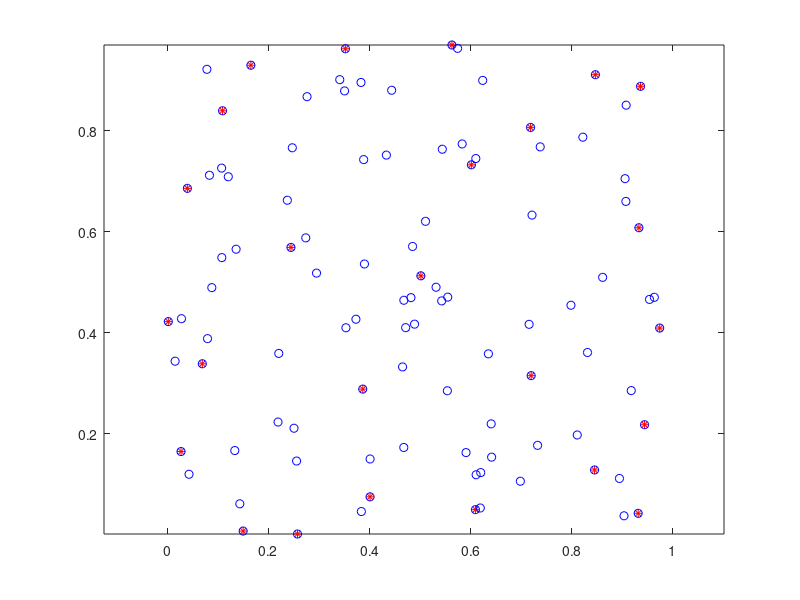

The MATLAB script that drew this image:
close all
clear all
clc

n = 100;

x = rand(n,2);
%x = [x 1./x];
%x = x./repmat(max(x),n,1);

ids = 1:n;
[xmin1, idsxmin1] = min(x(:,1));
[xmin2, idsxmin2] = min(x(:,2));

k = 25;

% tic
% combins = combnk(ids,k);
% combins = combins.*(repmat(((any(combins==idsxmin1,2)).*(any(combins==idsxmin2,2)))==1,1,k));
% 
% prm = combnk(1:k,2);
% 
% combins(combins(:,1)==0,:) = [];
% 
% nrg = zeros(size(combins,1),1);
% length(nrg)
% 
% 
% for p = 1:size(combins,1)
%     nrg(p) = sum(1./sum(abs(x(combins(p,prm(:,1)),:)-x(combins(p,prm(:,2)),:)),2));
% end
% toc
% 
% [nrg,idold]=sort(nrg);
% combins = combins(idold,:);
% 
% plot3(x(combins(1,:),1),x(combins(1,:),2),ones(k,1).*nrg(1),'r*');
% hold on

tic
idsel = zeros(k,1);
idsel(1) = idsxmin1; 
idsel(2) = idsxmin2;
nrgsel= 1./sum((x(idsel(1),:)-x(idsel(2),:)).^2)
%nrgsel= sum(1./sum(abs(x(idsel(1),:)-x(idsel(2),:)),2));
idtry = ids;
idtry(idtry==idsxmin1) = [];
idtry(idtry==idsxmin2) = [];

for i=3:k
    nrgtry=zeros(length(idtry),1);
    for j=1:length(idtry)
        nrgtry(j)= sum(1./sum(abs(repmat(x(idtry(j),:),size(idsel(idsel~=0),1),1)-x(idsel(idsel~=0),:)),2));
    end
    [nrgtry,id]=min(nrgtry);
    nrgsel = nrgsel+nrgtry;
    idsel(i)=idtry(id);
    idtry(idtry==idtry(id)) = [];
end
toc

xsel = x(idsel,:);
%plot3(x(:,1),x(:,2),ones(size(x,1)).*2*nrgsel,'bo')

%plot3(xsel(:,1),xsel(:,2),ones(k,1).*nrgsel,'g^')
plot(xsel(:,1),xsel(:,2),'*r')
hold on
plot(x(:,1),x(:,2),'bo')
axis equal
drawnow

% for i=1:k
%     line([x(combins(1,i),1); x(combins(1,i),1)], [x(combins(1,i),2); x(combins(1,i),2)], [nrg(1); nrgsel])
% end

% text(x(idsel(1),1),x(idsel(1),2),nrgsel,'0');
% text(x(idsel(2),1),x(idsel(2),2),nrgsel,'0');
% for i=3:length(idsel)
%     text(x(idsel(i),1),x(idsel(i),2),nrgsel,num2str(i-2))
% end

% next pass (only one)
refpass = 0;
impr = 1;

while impr
    pause(0.5)
    refpass = refpass+1;
    nrgsel_old = nrgsel;
    for i=3:k
        impr = 0;
        nrgsel_tmp = nrgsel - sum(1./sum(abs(repmat(x(idsel(i),:),k-1,1)-x(idsel(idsel~=idsel(i)),:)),2));
        idtry = [idtry idsel(i)];   % re add this one to the list of possible agents
        idsel(i) = [];              % remove it from the list of "good" ones
        nrgtry=zeros(length(idtry),1);
        for j=1:length(idtry)
            nrgtry(j)= sum(1./sum(abs(repmat(x(idtry(j),:),size(idsel(idsel~=0),1),1)-x(idsel(idsel~=0),:)),2));
        end
        nrgtry = nrgsel_tmp+nrgtry;
        [nrgtry,id]=min(nrgtry);
        nrgsel = min([nrgsel nrgtry]);
        
        idsel=[idsel;idtry(id)];
        idtry(idtry==idtry(id)) = [];
    end
    impr = nrgsel<nrgsel_old;
    xsel= x(idsel,:);
    %plot3(xsel(:,1),xsel(:,2),ones(k,1).*nrgsel,'r*')
    hold off
    plot(xsel(:,1),xsel(:,2),'r*')
    hold on
    plot(x(:,1),x(:,2),'bo')
    axis equal
    drawnow
end

